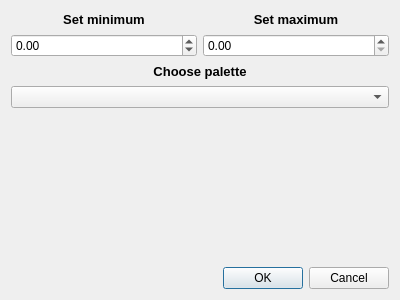
<?xml version="1.0" encoding="UTF-8"?>
<ui version="4.0">
 <class>TemperatureDialog</class>
 <widget class="QDialog" name="TemperatureDialog">
  <property name="geometry">
   <rect>
    <x>0</x>
    <y>0</y>
    <width>400</width>
    <height>300</height>
   </rect>
  </property>
  <property name="windowTitle">
   <string>Temperature Dialog</string>
  </property>
  <layout class="QGridLayout" name="gridLayout">
   <item row="1" column="0">
    <widget class="QDialogButtonBox" name="buttonBox">
     <property name="orientation">
      <enum>Qt::Horizontal</enum>
     </property>
     <property name="standardButtons">
      <set>QDialogButtonBox::Cancel|QDialogButtonBox::Ok</set>
     </property>
    </widget>
   </item>
   <item row="0" column="0">
    <layout class="QGridLayout" name="gridLayout_2" rowstretch="1,4,1,1,9">
     <item row="0" column="1">
      <widget class="QLabel" name="label_2">
       <property name="font">
        <font>
         <pointsize>10</pointsize>
         <weight>75</weight>
         <bold>true</bold>
        </font>
       </property>
       <property name="text">
        <string>Set maximum</string>
       </property>
       <property name="alignment">
        <set>Qt::AlignCenter</set>
       </property>
      </widget>
     </item>
     <item row="0" column="0">
      <widget class="QLabel" name="label">
       <property name="font">
        <font>
         <pointsize>10</pointsize>
         <weight>75</weight>
         <bold>true</bold>
        </font>
       </property>
       <property name="text">
        <string>Set minimum</string>
       </property>
       <property name="alignment">
        <set>Qt::AlignCenter</set>
       </property>
      </widget>
     </item>
     <item row="1" column="0">
      <widget class="QDoubleSpinBox" name="minDoubleSpinBox">
       <property name="accelerated">
        <bool>true</bool>
       </property>
       <property name="minimum">
        <double>-50.000000000000000</double>
       </property>
      </widget>
     </item>
     <item row="1" column="1">
      <widget class="QDoubleSpinBox" name="maxDoubleSpinBox">
       <property name="accelerated">
        <bool>true</bool>
       </property>
      </widget>
     </item>
     <item row="4" column="0">
      <spacer name="verticalSpacer">
       <property name="orientation">
        <enum>Qt::Vertical</enum>
       </property>
       <property name="sizeHint" stdset="0">
        <size>
         <width>20</width>
         <height>40</height>
        </size>
       </property>
      </spacer>
     </item>
     <item row="4" column="1">
      <spacer name="verticalSpacer_2">
       <property name="orientation">
        <enum>Qt::Vertical</enum>
       </property>
       <property name="sizeHint" stdset="0">
        <size>
         <width>20</width>
         <height>40</height>
        </size>
       </property>
      </spacer>
     </item>
     <item row="2" column="0" colspan="2">
      <widget class="QLabel" name="label_3">
       <property name="font">
        <font>
         <pointsize>10</pointsize>
         <weight>75</weight>
         <bold>true</bold>
        </font>
       </property>
       <property name="text">
        <string>Choose palette</string>
       </property>
       <property name="alignment">
        <set>Qt::AlignCenter</set>
       </property>
      </widget>
     </item>
     <item row="3" column="0" colspan="2">
      <widget class="QComboBox" name="comboBox"/>
     </item>
    </layout>
   </item>
  </layout>
 </widget>
 <resources/>
 <connections>
  <connection>
   <sender>buttonBox</sender>
   <signal>accepted()</signal>
   <receiver>TemperatureDialog</receiver>
   <slot>accept()</slot>
   <hints>
    <hint type="sourcelabel">
     <x>248</x>
     <y>254</y>
    </hint>
    <hint type="destinationlabel">
     <x>157</x>
     <y>274</y>
    </hint>
   </hints>
  </connection>
  <connection>
   <sender>buttonBox</sender>
   <signal>rejected()</signal>
   <receiver>TemperatureDialog</receiver>
   <slot>reject()</slot>
   <hints>
    <hint type="sourcelabel">
     <x>316</x>
     <y>260</y>
    </hint>
    <hint type="destinationlabel">
     <x>286</x>
     <y>274</y>
    </hint>
   </hints>
  </connection>
 </connections>
</ui>
